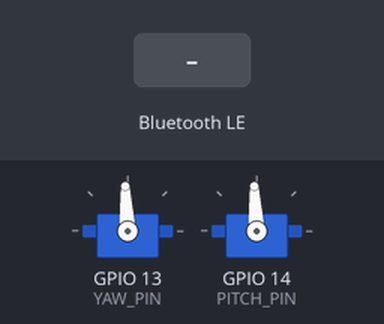
Simulated run of this sketch. Board: ESP32. Parts: 2 × servo. The test bench sets the inputs (shaded band). Nothing arrives over Bluetooth unless stated; servo pulses on a pin are drawn as a servo (544–2400 µs = 0–180°); a phone connects over Bluetooth LE 3 s after start; what the sketch prints to the serial monitor is not drawn.

Above: at 1.2 s.
1.3 s: Bluetooth LE write "5" received
At 2.0 s:
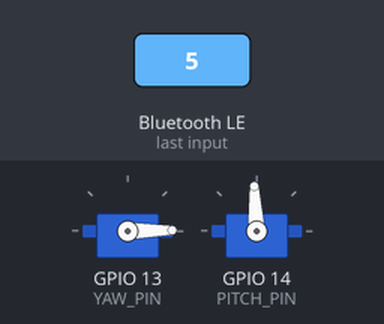
2.8 s: Bluetooth LE write "5" received
At 3.1 s:
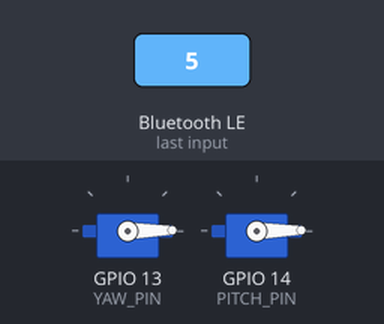
4.3 s: Bluetooth LE write "90" received
At 5.4 s:
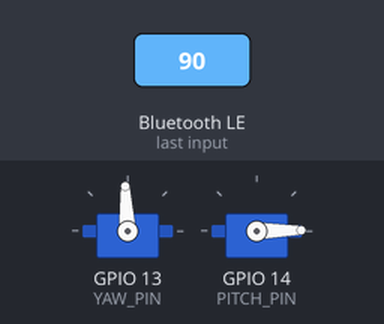
5.8 s: Bluetooth LE write "200" received
At 7.0 s:
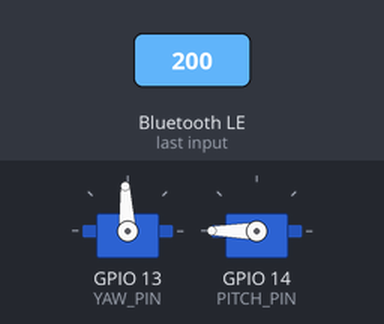
7.3 s: Bluetooth LE write "200" received
At 7.7 s:
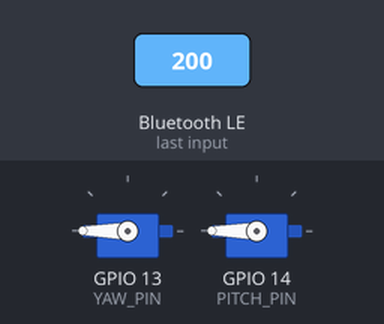
8.8 s: Bluetooth LE write "90" received
At 10.0 s:
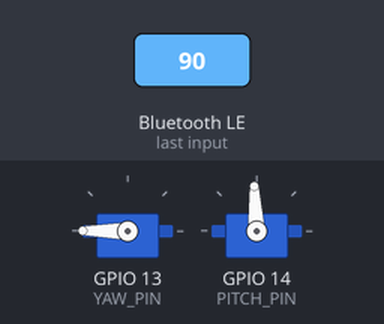
Timing chart, 0 to 11.3 s (numbered marks = the images above; inputs shaded):
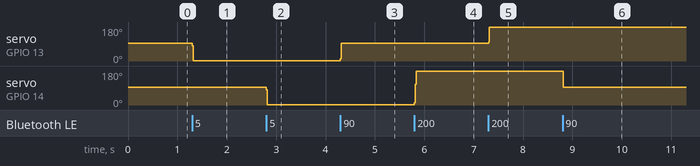

Measured:
- after the input at 1.3 s, servo on GPIO 13 (YAW_PIN): 93° → 1° at once
- after the input at 2.8 s, servo on GPIO 14 (PITCH_PIN): 93° → 1° at once
- after the input at 4.3 s, servo on GPIO 13 (YAW_PIN): 1° → 93° at once
- after the input at 5.8 s, servo on GPIO 14 (PITCH_PIN): 1° → 180° at once
- after the input at 7.3 s, servo on GPIO 13 (YAW_PIN): 93° → 180° at once
- after the input at 8.8 s, servo on GPIO 14 (PITCH_PIN): 180° → 93° at once

The sketch:

sketch_mar15b.ino
```cpp
#include <BLEDevice.h>
#include <BLEServer.h>
#include <BLEUtils.h>
#include <BLE2902.h>

// BLE UUID
#define SERVICE_UUID        "4fafc201-1fb5-459e-8fcc-c5c9c331914b"
#define CHAR_YAW_UUID       "beb5483e-36e1-4688-b7f5-ea07361b26a8"
#define CHAR_PITCH_UUID     "1c95d5e3-d8f7-413a-bf3d-7a2e5d7be87e"
#define CHAR_STEP_DELAY_UUID "a1b2c3d4-0001-4000-8000-00805f9b34fb"
#define CHAR_STEP_SIZE_UUID  "a1b2c3d4-0002-4000-8000-00805f9b34fb"

// ===== 180°舵机参数 =====
#define SERVO_MIN_ANGLE 0
#define SERVO_MAX_ANGLE 180
#define YAW_PIN   13
#define PITCH_PIN 14

int stepDelayMs = 2;
int stepSize    = 10;

bool deviceConnected = false;
bool oldDeviceConnected = false;

BLEServer *pServer = NULL;

// Yaw轴状态
int yawCurrent = 90;
int yawTarget = 90;
unsigned long yawLastStepTime = 0;

// Pitch轴状态
int pitchCurrent = 90;
int pitchTarget = 90;
unsigned long pitchLastStepTime = 0;

// LEDC驱动舵机：角度 -> 脉宽 -> 占空比
void servoWrite(int pin, int angle) {
  int pulseUs = map(angle, 0, 180, 500, 2500);
  int duty = (int)((float)pulseUs / 20000.0 * 16384.0);
  ledcWrite(pin, duty);
}

class MyServerCallbacks : public BLEServerCallbacks {
  void onConnect(BLEServer* pServer) {
    deviceConnected = true;
    Serial.println("BLE 设备已连接");
  }

  void onDisconnect(BLEServer* pServer) {
    deviceConnected = false;
    Serial.println("BLE 设备已断开");
  }
};

class YawCallbacks : public BLECharacteristicCallbacks {
  void onWrite(BLECharacteristic *pCharacteristic) {
    String value = pCharacteristic->getValue().c_str();
    if (value.length() > 0) {
      int angle = constrain(value.toInt(), SERVO_MIN_ANGLE, SERVO_MAX_ANGLE);
      yawTarget = angle;
      Serial.print("BLE -> Yaw目标角度: ");
      Serial.println(yawTarget);
    }
  }
};

class PitchCallbacks : public BLECharacteristicCallbacks {
  void onWrite(BLECharacteristic *pCharacteristic) {
    String value = pCharacteristic->getValue().c_str();
    if (value.length() > 0) {
      int angle = constrain(value.toInt(), SERVO_MIN_ANGLE, SERVO_MAX_ANGLE);
      pitchTarget = angle;
      Serial.print("BLE -> Pitch目标角度: ");
      Serial.println(pitchTarget);
    }
  }
};

class StepDelayCallbacks : public BLECharacteristicCallbacks {
  void onWrite(BLECharacteristic *pCharacteristic) {
    String value = pCharacteristic->getValue().c_str();
    if (value.length() > 0) {
      int v = constrain(value.toInt(), 0, 100);
      stepDelayMs = v;
      Serial.print("BLE -> 步进间隔: ");
      Serial.print(stepDelayMs);
      Serial.println("ms");
    }
  }
};

class StepSizeCallbacks : public BLECharacteristicCallbacks {
  void onWrite(BLECharacteristic *pCharacteristic) {
    String value = pCharacteristic->getValue().c_str();
    if (value.length() > 0) {
      int v = constrain(value.toInt(), 1, 180);
      stepSize = v;
      Serial.print("BLE -> 步进度数: ");
      Serial.print(stepSize);
      Serial.println("°");
    }
  }
};

void stepServoTowards(int pin, int &currentAngle, int targetAngle, unsigned long &lastStepTime, const char *name) {
  if (currentAngle == targetAngle) {
    return;
  }

  if (millis() - lastStepTime < (unsigned long)stepDelayMs) {
    return;
  }

  int diff = targetAngle - currentAngle;
  if (abs(diff) <= stepSize) {
    currentAngle = targetAngle;
  } else if (diff > 0) {
    currentAngle += stepSize;
  } else {
    currentAngle -= stepSize;
  }

  currentAngle = constrain(currentAngle, SERVO_MIN_ANGLE, SERVO_MAX_ANGLE);
  servoWrite(pin, currentAngle);
  lastStepTime = millis();

  Serial.print(name);
  Serial.print(" 当前角度: ");
  Serial.println(currentAngle);
}

void setup() {
  Serial.begin(115200);

  // 用LEDC初始化舵机
  ledcAttach(YAW_PIN, 50, 14);
  ledcAttach(PITCH_PIN, 50, 14);
  servoWrite(YAW_PIN, yawCurrent);
  servoWrite(PITCH_PIN, pitchCurrent);
  Serial.println("180度舵机初始化完成（初始90度）");

  // 初始化BLE
  BLEDevice::init("ESP32-Servo-180");
  pServer = BLEDevice::createServer();
  pServer->setCallbacks(new MyServerCallbacks());

  BLEService *pService = pServer->createService(SERVICE_UUID);

  BLECharacteristic *pCharYaw = pService->createCharacteristic(
    CHAR_YAW_UUID,
    BLECharacteristic::PROPERTY_READ | BLECharacteristic::PROPERTY_WRITE
  );
  pCharYaw->setCallbacks(new YawCallbacks());
  pCharYaw->setValue("90");

  BLECharacteristic *pCharPitch = pService->createCharacteristic(
    CHAR_PITCH_UUID,
    BLECharacteristic::PROPERTY_READ | BLECharacteristic::PROPERTY_WRITE
  );
  pCharPitch->setCallbacks(new PitchCallbacks());
  pCharPitch->setValue("90");

  BLECharacteristic *pCharStepDelay = pService->createCharacteristic(
    CHAR_STEP_DELAY_UUID,
    BLECharacteristic::PROPERTY_READ | BLECharacteristic::PROPERTY_WRITE
  );
  pCharStepDelay->setCallbacks(new StepDelayCallbacks());
  pCharStepDelay->setValue("2");

  BLECharacteristic *pCharStepSize = pService->createCharacteristic(
    CHAR_STEP_SIZE_UUID,
    BLECharacteristic::PROPERTY_READ | BLECharacteristic::PROPERTY_WRITE
  );
  pCharStepSize->setCallbacks(new StepSizeCallbacks());
  pCharStepSize->setValue("10");

  pService->start();

  BLEAdvertising *pAdvertising = BLEDevice::getAdvertising();
  pAdvertising->addServiceUUID(SERVICE_UUID);
  pAdvertising->setScanResponse(true);
  pAdvertising->setMinPreferred(0x06);
  pAdvertising->setMaxPreferred(0x12);
  pAdvertising->setAdvertisementType(ADV_TYPE_IND);
  BLEDevice::startAdvertising();

  Serial.println("BLE 已启动，设备名称: ESP32-Servo-180");
  Serial.println("发送 0~180 的角度值控制舵机");
  Serial.println("等待连接...");
}

void loop() {
  // BLE断开后重启广播
  if (!deviceConnected && oldDeviceConnected) {
    delay(500);
    pServer->startAdvertising();
    Serial.println("BLE 重新广播，等待连接...");
    oldDeviceConnected = deviceConnected;
  }

  if (deviceConnected && !oldDeviceConnected) {
    oldDeviceConnected = deviceConnected;
  }

  // Yaw / Pitch 轴平滑跟随目标角度
  stepServoTowards(YAW_PIN, yawCurrent, yawTarget, yawLastStepTime, "Yaw");
  stepServoTowards(PITCH_PIN, pitchCurrent, pitchTarget, pitchLastStepTime, "Pitch");

  delay(2);
}
```
